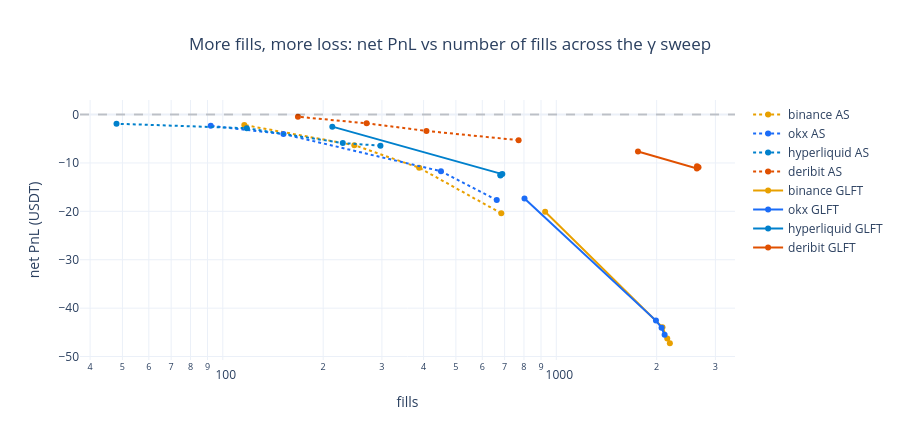

This figure's notebook cell:
### Markdown cell above
## 9. γ sweep, both models, all venues

A single γ means different things in the two models, so we sweep it.

### Code cell
SWEEP = []
for venue, deltas in DELTAS.items():
    iid, c = f"BTCPERP.{venue.upper()}", CAL[venue]
    for g in GAMMAS:
        for model, strat in [("AS", AvellanedaStoikov(ASConfig(instrument_id=iid, kappa=c["kappa"], **{**AS_PARAMS, "gamma": g}))),
                             ("GLFT", GLFT(GLFTConfig(instrument_id=iid, kappa=c["kappa"], A=c["A"], **{**GLFT_PARAMS, "gamma": g})))]:
            r = run_backtest(venue, deltas, strat)
            SWEEP.append({"venue": venue, "model": model, "gamma": g, "net": r["final"], "fees": r["fees"],
                          "gross": r["gross"], "fills": r["fills"], "gross_per_fill": r["gross"] / max(r["fills"], 1),
                          "max_inv_btc": r["max_inv"]})
df_sweep = pd.DataFrame(SWEEP)
print(df_sweep.pivot_table(index=["venue", "gamma"], columns="model", values=["net", "fills"]).to_string(float_format="{:+.2f}".format))

fig = go.Figure()
for model, dash in (("AS", "dot"), ("GLFT", "solid")):
    for venue in DELTAS:
        d = df_sweep[(df_sweep.model == model) & (df_sweep.venue == venue)]
        fig.add_trace(go.Scatter(x=d["fills"], y=d["net"], mode="lines+markers", name=f"{venue} {model}",
                                 line=dict(color=COLORS.get(venue), dash=dash)))
fig.add_hline(y=0, line_dash="dash", line_color="rgba(0,0,0,0.2)")
fig.update_layout(title=dict(text="More fills, more loss: net PnL vs number of fills across the γ sweep", x=0.5),
                  template="plotly_white", height=440, xaxis_title="fills", yaxis_title="net PnL (USDT)", xaxis_type="log")
fig.show()
ipy_display(Image(fig.to_image(format="png", scale=2, width=950)))

### Figure 1 — Plotly figure (JSON) as saved in the notebook; plotly's stock layout.template omitted (floating-point values rounded to 4 significant figures)
{"data": [{"line": {"color": "#E8A000", "dash": "dot"}, "mode": "lines+markers", "name": "binance AS", "type": "scatter", "x": [684, 388, 248, 116], "y": [-20.41, -10.99, -6.326, -2.156]}, {"line": {"color": "#1B6CF7", "dash": "dot"}, "mode": "lines+markers", "name": "okx AS", "type": "scatter", "x": [663, 451, 152, 92], "y": [-17.68, -11.71, -4.034, -2.333]}, {"line": {"color": "#0080CC", "dash": "dot"}, "mode": "lines+markers", "name": "hyperliquid AS", "type": "scatter", "x": [297, 229, 118, 48], "y": [-6.434, -5.894, -2.827, -1.9]}, {"line": {"color": "#E05000", "dash": "dot"}, "mode": "lines+markers", "name": "deribit AS", "type": "scatter", "x": [771, 408, 270, 168], "y": [-5.294, -3.386, -1.816, -0.456]}, {"line": {"color": "#E8A000", "dash": "solid"}, "mode": "lines+markers", "name": "binance GLFT", "type": "scatter", "x": [2191, 2152, 2082, 926], "y": [-47.25, -46.26, -43.96, -20.1]}, {"line": {"color": "#1B6CF7", "dash": "solid"}, "mode": "lines+markers", "name": "okx GLFT", "type": "scatter", "x": [2113, 2069, 1990, 803], "y": [-45.51, -44.05, -42.58, -17.35]}, {"line": {"color": "#0080CC", "dash": "solid"}, "mode": "lines+markers", "name": "hyperliquid GLFT", "type": "scatter", "x": [680, 680, 689, 213], "y": [-12.42, -12.61, -12.3, -2.499]}, {"line": {"color": "#E05000", "dash": "solid"}, "mode": "lines+markers", "name": "deribit GLFT", "type": "scatter", "x": [2670, 2643, 2640, 1758], "y": [-10.89, -10.7, -11.14, -7.641]}], "layout": {"height": 440, "shapes": [{"line": {"color": "rgba(0,0,0,0.2)", "dash": "dash"}, "type": "line", "x0": 0, "x1": 1, "xref": "x domain", "y0": 0, "y1": 0, "yref": "y"}], "title": {"text": "More fills, more loss: net PnL vs number of fills across the γ sweep", "x": 0.5}, "xaxis": {"title": {"text": "fills"}, "type": "log"}, "yaxis": {"title": {"text": "net PnL (USDT)"}}}}
